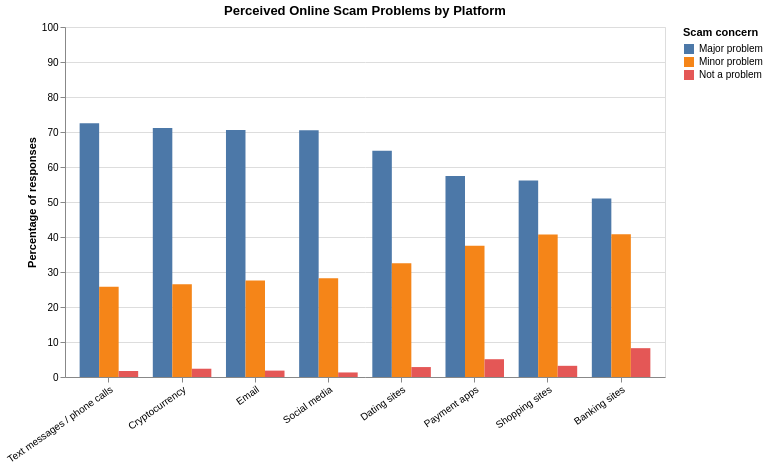

The code cell stored with this chart in its notebook:
### Code cell
chart = (
    alt.Chart(comparison)
    .mark_bar()
    .encode(
        x=alt.X(
            "Platform:N",
            title=None,
            sort=alt.EncodingSortField(
                field="Percentage",
                op="max",
                order="descending"
            ),
            axis=alt.Axis(labelAngle=-35, labelLimit=180)
        ),
        xOffset=alt.XOffset(
            "Response:N",
            sort=response_order
        ),
        y=alt.Y(
            "Percentage:Q",
            title="Percentage of responses",
            scale=alt.Scale(domain=[0, 100])
        ),
        color=alt.Color(
            "Response:N",
            title="Scam concern",
            sort=response_order
        ),
        tooltip=[
            alt.Tooltip("Platform:N"),
            alt.Tooltip("Response:N"),
            alt.Tooltip("Count:Q", title="Respondents"),
            alt.Tooltip("Percentage:Q", format=".1f")
        ]
    )
    .properties(
        title="Perceived Online Scam Problems by Platform",
        width=600,
        height=350
    )
)

chart

### Figure 1 — Vega-Lite specification as saved in the notebook (floating-point values rounded to 4 significant figures)
{"config": {"view": {"continuousWidth": 300, "continuousHeight": 300}}, "data": {"name": "data-5947f6dd0d74eb48ce606e2a21dd8e13"}, "mark": {"type": "bar"}, "encoding": {"color": {"field": "Response", "sort": ["Major problem", "Minor problem", "Not a problem"], "title": "Scam concern", "type": "nominal"}, "tooltip": [{"field": "Platform", "type": "nominal"}, {"field": "Response", "type": "nominal"}, {"field": "Count", "title": "Respondents", "type": "quantitative"}, {"field": "Percentage", "format": ".1f", "type": "quantitative"}], "x": {"axis": {"labelAngle": -35, "labelLimit": 180}, "field": "Platform", "sort": {"field": "Percentage", "op": "max", "order": "descending"}, "title": null, "type": "nominal"}, "xOffset": {"field": "Response", "sort": ["Major problem", "Minor problem", "Not a problem"], "type": "nominal"}, "y": {"field": "Percentage", "scale": {"domain": [0, 100]}, "title": "Percentage of responses", "type": "quantitative"}}, "height": 350, "title": "Perceived Online Scam Problems by Platform", "width": 600, "$schema": "https://vega.github.io/schema/vega-lite/v6.4.1.json", "datasets": {"data-5947f6dd0d74eb48ce606e2a21dd8e13": [{"Platform": "Banking sites", "Response": "Major problem", "Count": 2068, "Total responses": 4055, "Percentage": 51.0}, {"Platform": "Banking sites", "Response": "Minor problem", "Count": 1653, "Total responses": 4055, "Percentage": 40.76}, {"Platform": "Banking sites", "Response": "Not a problem", "Count": 334, "Total responses": 4055, "Percentage": 8.237}, {"Platform": "Cryptocurrency", "Response": "Major problem", "Count": 1805, "Total responses": 2537, "Percentage": 71.15}, {"Platform": "Cryptocurrency", "Response": "Minor problem", "Count": 672, "Total responses": 2537, "Percentage": 26.49}, {"Platform": "Cryptocurrency", "Response": "Not a problem", "Count": 60, "Total responses": 2537, "Percentage": 2.365}, {"Platform": "Dating sites", "Response": "Major problem", "Count": 1730, "Total responses": 2676, "Percentage": 64.65}, {"Platform": "Dating sites", "Response": "Minor problem", "Count": 870, "Total responses": 2676, "Percentage": 32.51}, {"Platform": "Dating sites", "Response": "Not a problem", "Count": 76, "Total responses": 2676, "Percentage": 2.84}, {"Platform": "Email", "Response": "Major problem", "Count": 6301, "Total responses": 8928, "Percentage": 70.58}, {"Platform": "Email", "Response": "Minor problem", "Count": 2464, "Total responses": 8928, "Percentage": 27.6}, {"Platform": "Email", "Response": "Not a problem", "Count": 163, "Total responses": 8928, "Percentage": 1.826}, {"Platform": "Payment apps", "Response": "Major problem", "Count": 2204, "Total responses": 3837, "Percentage": 57.44}, {"Platform": "Payment apps", "Response": "Minor problem", "Count": 1438, "Total responses": 3837, "Percentage": 37.48}, {"Platform": "Payment apps", "Response": "Not a problem", "Count": 195, "Total responses": 3837, "Percentage": 5.082}, {"Platform": "Shopping sites", "Response": "Major problem", "Count": 4618, "Total responses": 8229, "Percentage": 56.12}, {"Platform": "Shopping sites", "Response": "Minor problem", "Count": 3348, "Total responses": 8229, "Percentage": 40.69}, {"Platform": "Shopping sites", "Response": "Not a problem", "Count": 263, "Total responses": 8229, "Percentage": 3.196}, {"Platform": "Social media", "Response": "Major problem", "Count": 5858, "Total responses": 8311, "Percentage": 70.48}, {"Platform": "Social media", "Response": "Minor problem", "Count": 2345, "Total responses": 8311, "Percentage": 28.22}, {"Platform": "Social media", "Response": "Not a problem", "Count": 108, "Total responses": 8311, "Percentage": 1.299}, {"Platform": "Text messages / phone calls", "Response": "Major problem", "Count": 6517, "Total responses": 8992, "Percentage": 72.48}, {"Platform": "Text messages / phone calls", "Response": "Minor problem", "Count": 2321, "Total responses": 8992, "Percentage": 25.81}, {"Platform": "Text messages / phone calls", "Response": "Not a problem", "Count": 154, "Total responses": 8992, "Percentage": 1.713}]}}
